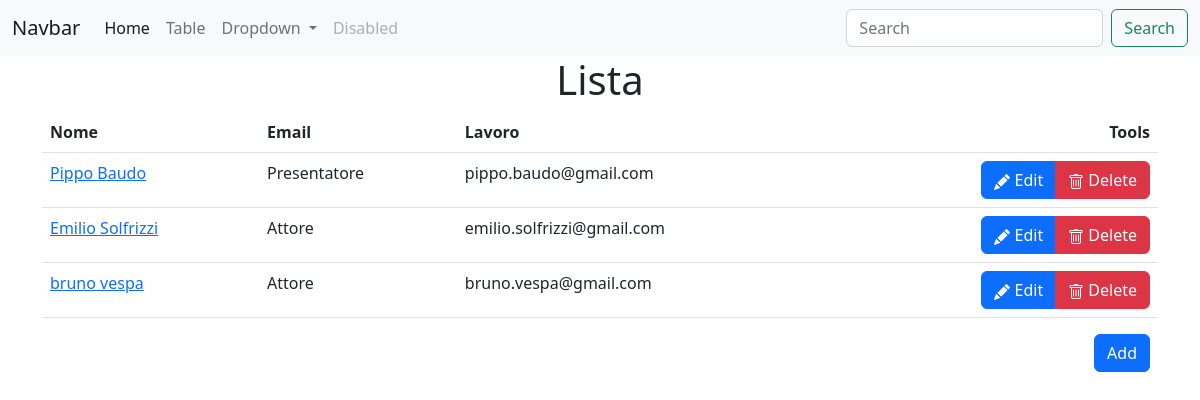
The page /myapp2/list/ on the database as committed earlier.
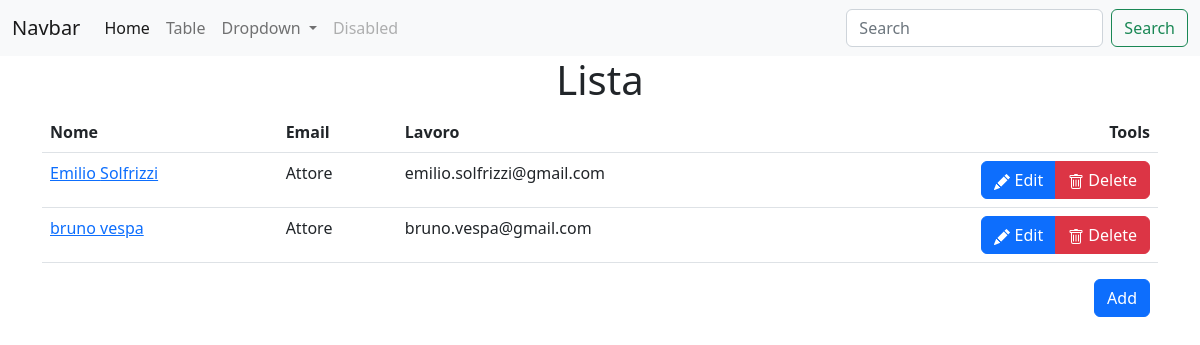
The same page on the database as committed later.
### myapp2/models.py (models this page shows, shortened)
class Example(models.Model):
    name = models.CharField(max_length=100)
    surname = models.CharField(max_length=100)
    email = models.EmailField()
    text = models.TextField()
    lavoro = models.ForeignKey(Lavoro, on_delete=models.CASCADE)

class Lavoro(models.Model):
    lavoro= models.CharField(max_length=100)
    def __str__(self) -> str:
        return self.lavoro

### myapp2/views.py (the view)
# urls.py: path('list/', views.plist, name='plist'),
def plist(request):
    dat=Example.objects.order_by('surname')
    context={
        'title': 'Data list',
        'data':dat,
    }
    return render(request, 'myapp2/list.html',context)

### myapp2/templates/myapp2/list.html (shortened to what this page needs)
{% include 'myapp2/_base.html' %}
{% block content %}
<h1 class="text-center">Lista</h1>
<table class="table table-hover">
    <thead>
        <tr><th>Nome</th><th>Email</th>
        <th>Lavoro</th>
        <th class="text-end">Tools</th>
        </tr>
    </thead>
    <tbody>
        {% for item in data %}
        <tr>
            <td><a href="{% url 'scheda2' item.pk %}">{{ item.name }} {{ item.surname }}</a></td>
            <td>{{ item.lavoro }}</td>
            <td>{{ item.email }}</td>
            <td class="text-end">
                <div class="btn-group" role="group" aria-label="Basic example">
                    <a href="{% url 'edit' item.pk %}" role="button" class="btn btn-primary"> Edit</a>
                    <a href="{% url 'delete' item.pk %}" role="button" class="btn btn-danger confirmation"> Delete</a>
                </div>
            </td>
        </tr>
        {% endfor %}
    </tbody>
</table>
<div class="d-grid gap-2 d-md-flex justify-content-md-end">
  <a role="button" class="btn btn-primary me-md-2" href="{% url 'add' %}">Add</a>
</div>
{% endblock %}

### myapp2/templates/myapp2/_base.html (shortened to what this page needs)
<!DOCTYPE html>
<html>
<head>
    <link rel="stylesheet" href="https://cdn.jsdelivr.net/npm/bootstrap@5.2.0-beta1/dist/css/bootstrap.min.css">
</head>
<body>
    {% include 'myapp2/_navbar.html' %}
    <div class="container">
</body>
</html>

### myapp2/templates/myapp2/_navbar.html (shortened to what this page needs)
<nav class="navbar navbar-expand-lg navbar-light bg-light">
  <div class="container-fluid">
    <a class="navbar-brand" href="#">Navbar</a>
    <div class="collapse navbar-collapse" id="navbarSupportedContent">
      <ul class="navbar-nav me-auto mb-2 mb-lg-0">
        <li class="nav-item">
          <a class="nav-link active" aria-current="page" href="{% url 'home' %}">Home</a>
        </li>
        <li class="nav-item">
          <a class="nav-link" href="{% url 'plist' %}">Table</a>
        </li>
        <li class="nav-item dropdown">
          <a class="nav-link dropdown-toggle" href="#" id="navbarDropdown" role="button" data-bs-toggle="dropdown" aria-expanded="false">
            Dropdown
          </a>
        </li>
        <li class="nav-item">
          <a class="nav-link disabled" href="#" tabindex="-1" aria-disabled="true">Disabled</a>
        </li>
      </ul>
      <form class="d-flex">
        <input class="form-control me-2" type="search" placeholder="Search" aria-label="Search">
        <button class="btn btn-outline-success" type="submit">Search</button>
      </form>
    </div>
  </div>
</nav>

Rows that differ between the two databases and show on the page:
removed Example: name "Pippo", surname "Baudo", lavoro "Presentatore", email "pippo.baudo@gmail.com"
